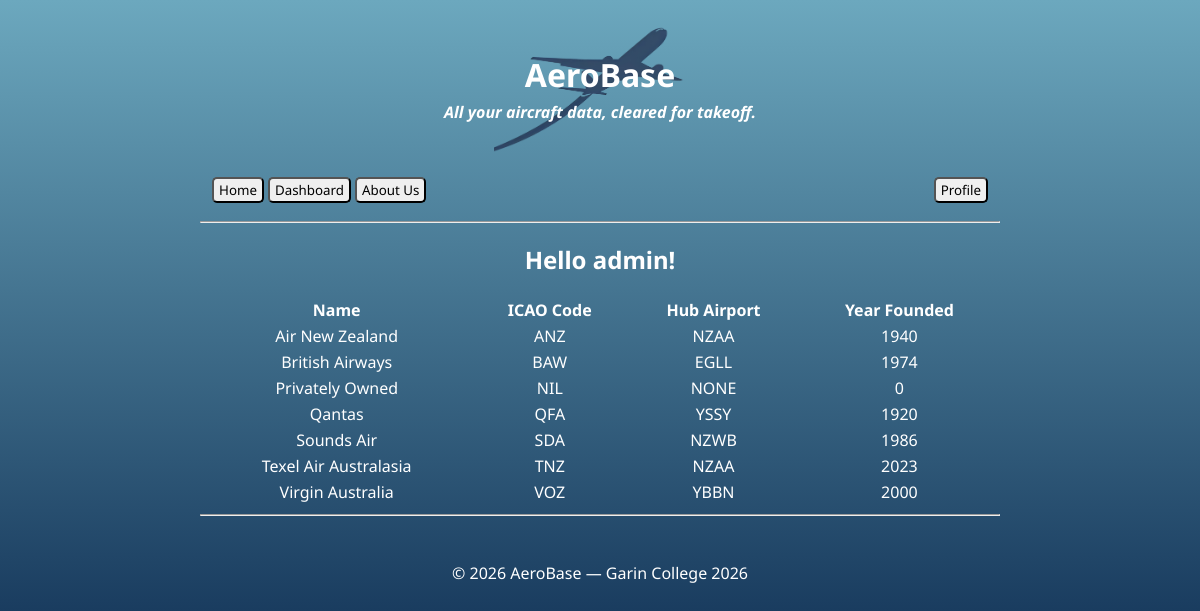
Page /database/operators (signed in) on the committed database.
### app.py (models this page shows)
class Operator(db.Model):
    icao = db.Column(db.String(3), primary_key = True)
    hub_icao = db.Column(db.String(4), nullable = False)
    year_founded = db.Column(db.Integer, nullable = False)
    operator_name = db.Column(db.String(25), nullable = False)
    user_id = db.Column(db.Integer, db.ForeignKey("user.id"), nullable = True)
    manufacturers = db.relationship(
        "Manufacturer",
        secondary = manufacturer_operator,
        back_populates = "operators"
    )
    aircrafts = db.relationship(
        "Aircraft",
        back_populates = "operator"
    )

### app.py (the view)
    @app.route("/database/operators")
    def dboperator():
        operators = Operator.query.order_by(Operator.operator_name).all()
        if "user" in session:
            return render_template(
                "operators.html",
                page_title = "Database (Operators)",
                user=session["user"],
                operators=operators
            )
        else:
            return redirect(url_for("login"))

### app.py (called while the page is built)
@app.context_processor
def inject_user():
   return{
       "logged_in": "user" in session
   }

### templates/operators.html
{% extends "layout.html" %}
{% block content %}
<h2 style="color: #ffffff;">Hello {{user}}!</h2>
<table style="width: 100%; color:#ffffff;">
    <tr>
        <th>Name</th>
        <th>ICAO Code</th>
        <th>Hub Airport</th>
        <th>Year Founded</th>
    </tr>
    {% for operator in operators %}
    <tr>
        <td>{{operator.operator_name}}</td>
        <td>{{operator.icao}}</td>
        <td>{{operator.hub_icao}}</td>
        <td>{{operator.year_founded}}</td>
    </tr>
    {% endfor %}
</table>
{% endblock %}

### templates/layout.html (shortened to what this page needs)
<!doctype html>
<html lang="en">
<head>
<link rel="stylesheet" href="{{ url_for('static', filename='style.css') }}">
</head>
<body>
{% include "header.html" %}
{% include "nav.html" %}
  <hr>
  {% block content %}{% endblock %}
  <hr>
  {% include "footer.html" %}
</body>
</html>

### templates/header.html
<header>
  <h1 style="margin-bottom: 5px;">AeroBase</h1>
  <h4 style="margin-top: 5px"><i>All your aircraft data, cleared for takeoff.</i></h4>
</header>

### templates/nav.html
<nav>
  <button style="margin-inline:2px" type="button" onclick="window.location.href='/'">Home</button>
  <button style="margin-inline:2px" type="button" onclick="window.location.href='/dashboard'">Dashboard</button>
  <button style="margin-inline:2px" type="button" onclick="window.location.href='/about-us'">About Us</button>
  {% if logged_in %}
    <button style="margin-inline:2px; margin-inline-start:auto;"  class="login-link" type="button" onclick="window.location.href='/profile'">Profile</button>
  {% else %}
    <button style="margin-inline:2px; margin-inline-start:auto;"  class="login-link" type="button" onclick="window.location.href='/login'">Login</button>
  {% endif %}
</nav>

### templates/footer.html
<footer>
  <p style="color: #ffffff;">
    © 2026 AeroBase — Garin College 2026
  </p>
</footer>

### static/style.css (style rules this page uses)
html { height:100%; }
body { font-family: 'Noto Sans', sans-serif; max-width: 800px; margin: 20px auto; background-image: linear-gradient(to bottom, #6ca8be, #001b42); background-repeat: no-repeat; background-attachment: fixed; text-align:center; }
header { padding: 12px; border-radius: 8px; color:#ffffff; background-image: url('homepage.png'); background-position: center; background-size: contain; background-repeat: no-repeat; }
nav { margin-top: 10px; padding: 10px; border-radius: 8px; display: flex; align-items: center; }
footer { margin-top: 20px; padding: 10px; border-radius: 8px; }
button { padding:2px; border-radius: 5px; padding-left: 5px; padding-right: 5px; font-family: 'Noto Sans', sans-serif; }

### rows in the picture
Operator: operator_name "Air New Zealand", icao "ANZ", hub_icao "NZAA", year_founded "1940"
Operator: operator_name "British Airways", icao "BAW", hub_icao "EGLL", year_founded "1974"
Operator: operator_name "Privately Owned", icao "NIL", hub_icao "NONE", year_founded "0"
Operator: operator_name "Qantas", icao "QFA", hub_icao "YSSY", year_founded "1920"
Operator: operator_name "Sounds Air", icao "SDA", hub_icao "NZWB", year_founded "1986"
Operator: operator_name "Texel Air Australasia", icao "TNZ", hub_icao "NZAA", year_founded "2023"
Operator: operator_name "Virgin Australia", icao "VOZ", hub_icao "YBBN", year_founded "2000"

### other values in the picture
{{ user }} "admin"
